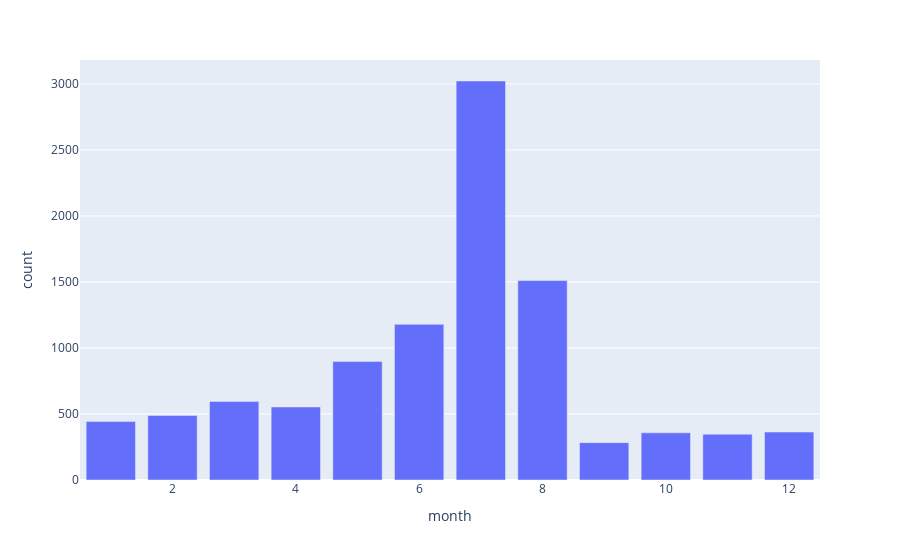

Notebook code for this chart:
### Code cell
# Application gratuites
need_visual(df1 = free_month, column1= "month", column2="count", visual= "bar")

### Figure 1 — Plotly figure (JSON) as saved in the notebook; plotly's stock layout.template omitted (floating-point values rounded to 4 significant figures)
{"data": [{"alignmentgroup": "True", "hovertemplate": "month=%{x}<br>count=%{y}<extra></extra>", "legendgroup": "", "marker": {"color": "#636efa", "pattern": {"shape": ""}}, "name": "", "offsetgroup": "", "orientation": "v", "showlegend": false, "textposition": "auto", "type": "bar", "x": [7, 8, 6, 5, 3, 4, 2, 1, 12, 10, 11, 9], "xaxis": "x", "y": [3022, 1511, 1179, 897, 595, 553, 489, 444, 363, 357, 347, 283], "yaxis": "y"}], "layout": {"barmode": "relative", "legend": {"tracegroupgap": 0}, "margin": {"t": 60}, "xaxis": {"anchor": "y", "domain": [0, 1], "title": {"text": "month"}}, "yaxis": {"anchor": "x", "domain": [0, 1], "title": {"text": "count"}}}}
